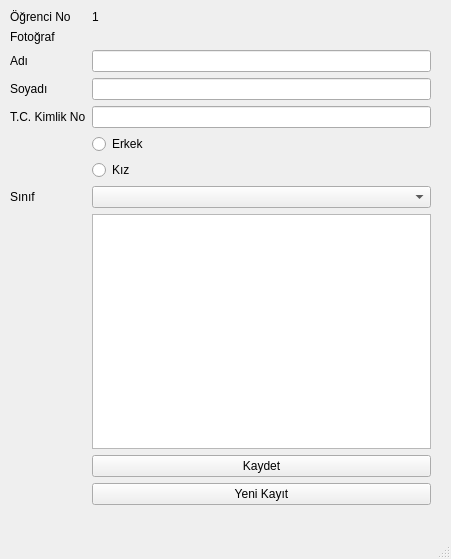
<?xml version="1.0" encoding="UTF-8"?>
<ui version="4.0">
 <class>MainWindow</class>
 <widget class="QMainWindow" name="MainWindow">
  <property name="geometry">
   <rect>
    <x>0</x>
    <y>0</y>
    <width>451</width>
    <height>559</height>
   </rect>
  </property>
  <property name="windowTitle">
   <string>MainWindow</string>
  </property>
  <widget class="QWidget" name="centralwidget">
   <widget class="QWidget" name="formLayoutWidget">
    <property name="geometry">
     <rect>
      <x>10</x>
      <y>10</y>
      <width>421</width>
      <height>495</height>
     </rect>
    </property>
    <layout class="QFormLayout" name="formLayout">
     <item row="0" column="0">
      <widget class="QLabel" name="label">
       <property name="text">
        <string>Öğrenci No</string>
       </property>
      </widget>
     </item>
     <item row="0" column="1">
      <widget class="QLabel" name="lblogrno">
       <property name="text">
        <string>1</string>
       </property>
      </widget>
     </item>
     <item row="1" column="0">
      <widget class="QLabel" name="label_3">
       <property name="text">
        <string>Fotoğraf</string>
       </property>
      </widget>
     </item>
     <item row="2" column="0">
      <widget class="QLabel" name="label_5">
       <property name="text">
        <string>Adı</string>
       </property>
      </widget>
     </item>
     <item row="2" column="1">
      <widget class="QLineEdit" name="txtAdi"/>
     </item>
     <item row="3" column="0">
      <widget class="QLabel" name="label_6">
       <property name="text">
        <string>Soyadı</string>
       </property>
      </widget>
     </item>
     <item row="3" column="1">
      <widget class="QLineEdit" name="txtSoyadi"/>
     </item>
     <item row="4" column="0">
      <widget class="QLabel" name="label_7">
       <property name="text">
        <string>T.C. Kimlik No</string>
       </property>
      </widget>
     </item>
     <item row="4" column="1">
      <widget class="QLineEdit" name="txtTC"/>
     </item>
     <item row="8" column="0">
      <widget class="QLabel" name="label_8">
       <property name="text">
        <string>Sınıf</string>
       </property>
      </widget>
     </item>
     <item row="8" column="1">
      <widget class="QComboBox" name="cmbSinif"/>
     </item>
     <item row="9" column="1">
      <widget class="QTableWidget" name="ogrListe"/>
     </item>
     <item row="10" column="1">
      <widget class="QPushButton" name="Kaydet">
       <property name="text">
        <string>Kaydet</string>
       </property>
      </widget>
     </item>
     <item row="11" column="1">
      <widget class="QPushButton" name="yeni">
       <property name="text">
        <string>Yeni Kayıt</string>
       </property>
      </widget>
     </item>
     <item row="6" column="1">
      <widget class="QRadioButton" name="rdbErkek">
       <property name="text">
        <string>Erkek</string>
       </property>
      </widget>
     </item>
     <item row="7" column="1">
      <widget class="QRadioButton" name="rdbKiz">
       <property name="text">
        <string>Kız</string>
       </property>
      </widget>
     </item>
    </layout>
   </widget>
  </widget>
  <widget class="QMenuBar" name="menubar">
   <property name="geometry">
    <rect>
     <x>0</x>
     <y>0</y>
     <width>451</width>
     <height>18</height>
    </rect>
   </property>
  </widget>
  <widget class="QStatusBar" name="statusbar"/>
 </widget>
 <resources/>
 <connections/>
</ui>
